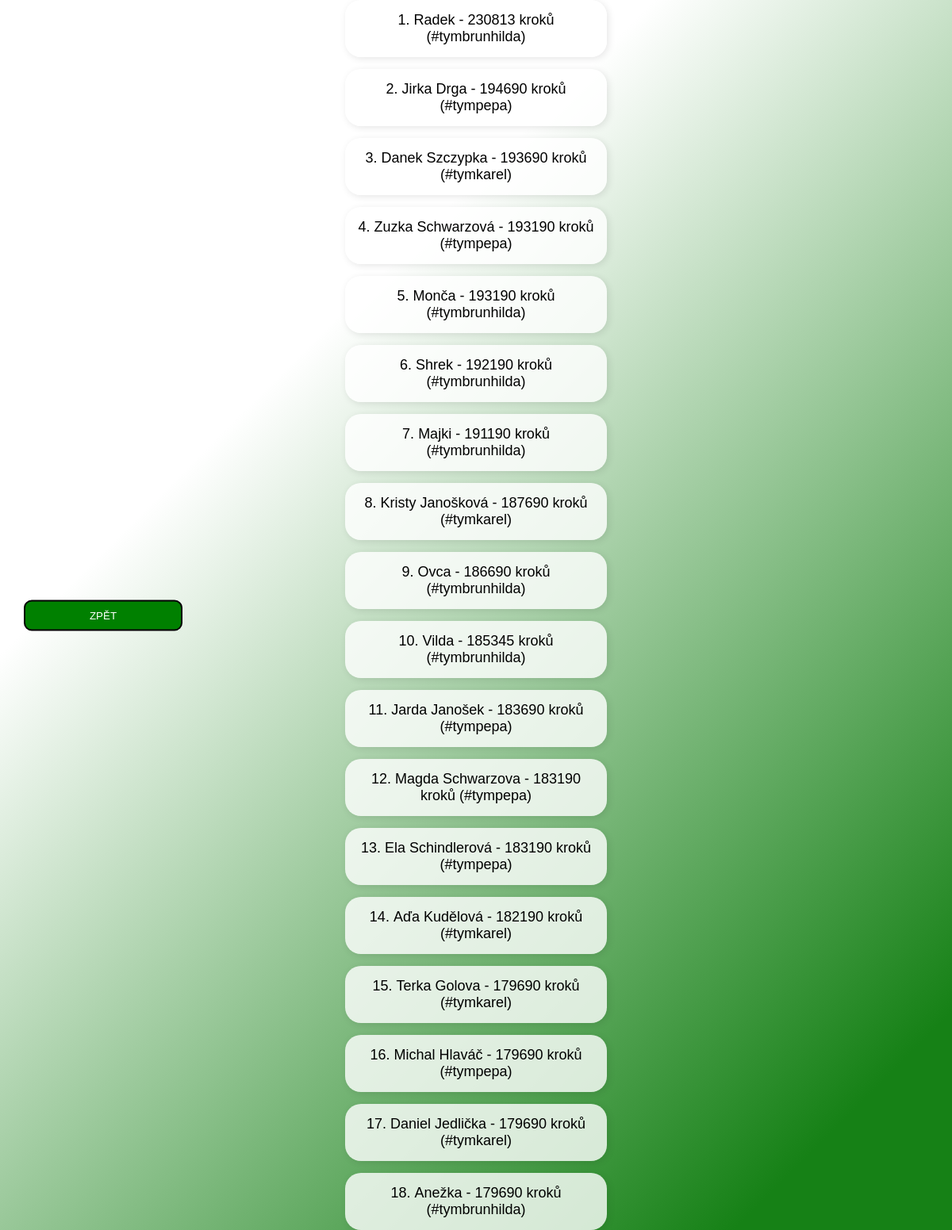
Screenshot of /all_leaderboard with the database file from the repository.
### infopage/models.py (models this page shows, shortened)
class vysledky_hracu(models.Model):
    jmeno = models.CharField(max_length=20)
    prijmeni = models.CharField(max_length=30, blank=True)
    tym = models.CharField(max_length=10, null=True)
    koeficient = models.FloatField(null=True, blank=True, default=1)
    kroky_BONUS = models.IntegerField(default=0, blank=True, validators=[MinValueValidator(0), MaxValueValidator(50000)])
    kroky1 = models.IntegerField(default=0, blank=True, validators=[MinValueValidator(0), MaxValueValidator(50000)])
    kroky2 = models.IntegerField(default=0, blank=True, validators=[MinValueValidator(0), MaxValueValidator(50000)])
    kroky3 = models.IntegerField(default=0, blank=True, validators=[MinValueValidator(0), MaxValueValidator(50000)])
    kroky4 = models.IntegerField(default=0, blank=True, validators=[MinValueValidator(0), MaxValueValidator(50000)])
    kroky5 = models.IntegerField(default=0, blank=True, validators=[MinValueValidator(0), MaxValueValidator(50000)])
    kroky6 = models.IntegerField(default=0, blank=True, validators=[MinValueValidator(0), MaxValueValidator(50000)])
    kroky7 = models.IntegerField(default=0, blank=True, validators=[MinValueValidator(0), MaxValueValidator(50000)])
    kroky8 = models.IntegerField(default=0, blank=True, validators=[MinValueValidator(0), MaxValueValidator(50000)])
    kroky9 = models.IntegerField(default=0, blank=True, validators=[MinValueValidator(0), MaxValueValidator(50000)])
    kroky10 = models.IntegerField(default=0, blank=True, validators=[MinValueValidator(0), MaxValueValidator(50000)])
    kroky11 = models.IntegerField(default=0, blank=True, validators=[MinValueValidator(0), MaxValueValidator(50000)])
    kroky12 = models.IntegerField(default=0, blank=True, validators=[MinValueValidator(0), MaxValueValidator(50000)])
    max_kroku_mesicne = models.IntegerField(default=0, blank=True, validators=[MinValueValidator(0), MaxValueValidator(50000)])
    celkem_kroku = models.IntegerField(default=0, blank=True, validators=[MinValueValidator(0), MaxValueValidator(1000000)])
    class Meta:
        verbose_name = "Výsledky hráčů"
        verbose_name_plural = "Výsledky hráčů"

### infopage/views.py (the view)
# urls.py: path('all_leaderboard', views.all_leaderboard, name='all_leaderboard'),
def all_leaderboard(request):
    return render(request, 'infopage/leaderboard_all.html', {
        'vsichni_hraci': hraci,
    })

### infopage/templates/infopage/leaderboard_all.html (shortened to what this page needs)
{% extends "base_leaderboard.html" %}
{% block content %}
<ol>
    {% for hrac in vsichni_hraci|dictsortreversed:"celkem_kroku" %}
        <li>
            {{hrac.jmeno}} {{hrac.prijmeni}} - {{hrac.celkem_kroku}} kroků (#tym{{hrac.tym}})
        </li>
    {% endfor %}
</ol>
<div class="menu">
    <ul>
        <li>
            <button onclick="history.back()">ZPĚT</button>
        </li>
    </ul>
</div>
{% endblock content %}

### static/base.css (style rules this page uses)
body { font-family: 'Nunito', sans-serif; font-size: 20px; background: linear-gradient(135deg, white 30%, rgb(22, 129, 22) 90%); background-attachment: fixed; margin: 0; padding: 0; display: flex; flex-direction: column; align-items: center; justify-content: center; min-height: 100vh; text-align: center; }
.menu { font-size: 20px; position: absolute; left: 0; top: 50%; transform: translateY(-50%); padding: 20px; }
.menu ul { list-style-type: none; padding: 0; }
.menu li { margin: 10px 0; padding: 5%; }
.menu button { border: 2px solid black; background-color: green; color: white; padding: 10px 15px; border-radius: 10px; cursor: pointer; width: 200px; transition: background-color 0.5s ease-in-out, transform 0.5s ease-in-out; }
ol { padding: 0; margin: 0; list-style-type: decimal; display: flex; flex-direction: column; align-items: center; gap: 15px; counter-reset: player-counter; }
ol li { padding: 5%; font-size: 18px; padding: 15px; background: rgba(255, 255, 255, 0.8); border-radius: 20px; box-shadow: 2px 2px 10px rgba(0, 0, 0, 0.1); width: 300px; text-align: center; position: relative; list-style-position: inside; }

### rows the page displays
vysledky_hracu: jmeno "Radek", celkem_kroku "230813", tym "brunhilda"
vysledky_hracu: jmeno "Jirka", prijmeni "Drga", celkem_kroku "194690", tym "pepa"
vysledky_hracu: jmeno "Danek", prijmeni "Szczypka", celkem_kroku "193690", tym "karel"
vysledky_hracu: jmeno "Zuzka", prijmeni "Schwarzová", celkem_kroku "193190", tym "pepa"
vysledky_hracu: jmeno "Monča", celkem_kroku "193190", tym "brunhilda"
vysledky_hracu: jmeno "Shrek", celkem_kroku "192190", tym "brunhilda"
vysledky_hracu: jmeno "Majki", celkem_kroku "191190", tym "brunhilda"
vysledky_hracu: jmeno "Kristy", prijmeni "Janošková", celkem_kroku "187690", tym "karel"
vysledky_hracu: jmeno "Ovca", celkem_kroku "186690", tym "brunhilda"
vysledky_hracu: jmeno "Vilda", celkem_kroku "185345", tym "brunhilda"
vysledky_hracu: jmeno "Jarda", prijmeni "Janošek", celkem_kroku "183690", tym "pepa"
vysledky_hracu: jmeno "Magda", prijmeni "Schwarzova", celkem_kroku "183190", tym "pepa"
vysledky_hracu: jmeno "Ela", prijmeni "Schindlerová", celkem_kroku "183190", tym "pepa"
vysledky_hracu: jmeno "Aďa", prijmeni "Kudělová", celkem_kroku "182190", tym "karel"
vysledky_hracu: jmeno "Terka", prijmeni "Golova", celkem_kroku "179690", tym "karel"
vysledky_hracu: jmeno "Michal", prijmeni "Hlaváč", celkem_kroku "179690", tym "pepa"
vysledky_hracu: jmeno "Daniel", prijmeni "Jedlička", celkem_kroku "179690", tym "karel"
vysledky_hracu: jmeno "Anežka", celkem_kroku "179690", tym "brunhilda"
